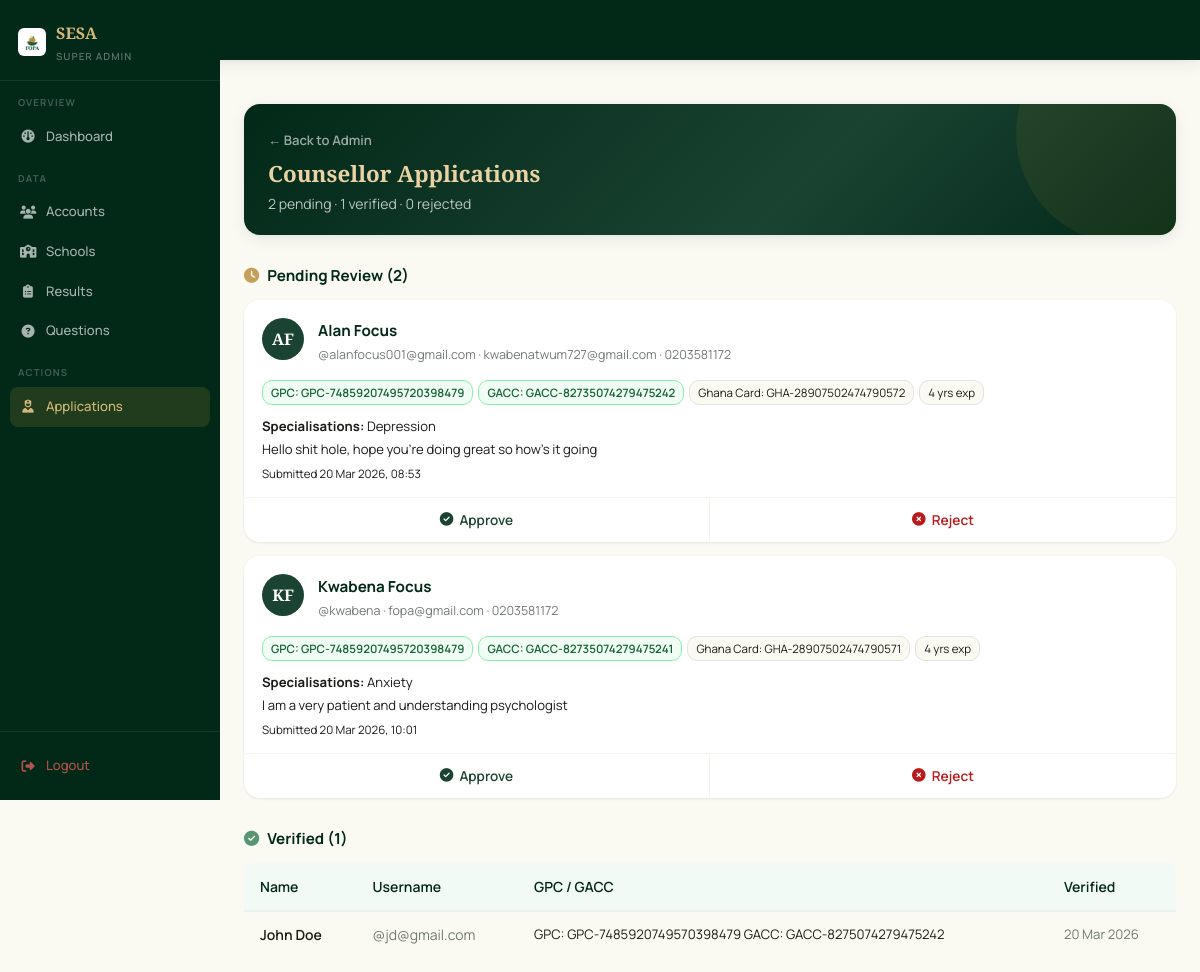
/admin/counsellors (signed in), run on the app's committed database.
### app/models/counsellor_profile.py (models this page shows, shortened)
class CounsellorProfile(db.Model):
    __tablename__ = 'counsellor_profiles'
    id = db.Column(db.Integer, primary_key=True)
    account_id = db.Column(
        db.Integer,
        db.ForeignKey('accounts.id', ondelete='CASCADE'),
        nullable=False,
        unique=True,
        index=True,
    )
    account = db.relationship('Accounts', backref=db.backref('counsellor_profile', uselist=False))
    gpc_number    = db.Column(db.String(50),  nullable=True)   # Ghana Psychology Council
    gacc_number   = db.Column(db.String(50),  nullable=True)   # Ghana Assoc. of Certified Counsellors
    _ghana_card_encrypted = db.Column('ghana_card_number', db.String(500), nullable=True)  # National ID — encrypted
    @property
    def ghana_card_number(self):
        if not self._ghana_card_encrypted:
            return None
        f = _get_fernet()
        if not f:
            return self._ghana_card_encrypted
        try:
            return f.decrypt(self._ghana_card_encrypted.encode()).decode()
        except Exception:
            return self._ghana_card_encrypted
    @ghana_card_number.setter
    def ghana_card_number(self, value):
        if not value:
            self._ghana_card_encrypted = None
            return
        f = _get_fernet()
        if not f:
            self._ghana_card_encrypted = value
            return
        self._ghana_card_encrypted = f.encrypt(value.encode()).decode()
    specialisations = db.Column(db.String(300), nullable=True)  # comma-separated
    bio             = db.Column(db.Text,         nullable=True)
    years_experience = db.Column(db.Integer,     nullable=True)
    photo_url = db.Column(db.String(500), nullable=True)
    verification_status = db.Column(
        db.String(20),
        default='pending',
        nullable=False,
        index=True,
    )  # 'pending' | 'verified' | 'rejected'
    rejection_reason = db.Column(db.Text, nullable=True)
    submitted_at     = db.Column(
        db.DateTime,
        default=lambda: datetime.now(timezone.utc),
        nullable=False,
    )
    verified_at = db.Column(db.DateTime, nullable=True)
    subscription_paid      = db.Column(db.Boolean,  default=False,  nullable=False)
    subscription_expires   = db.Column(db.DateTime, nullable=True)
    paystack_reference     = db.Column(db.String(100), nullable=True)
    payment_date           = db.Column(db.DateTime,    nullable=True)

### app/models/account.py (models this page shows, shortened)
class Accounts(UserMixin, db.Model):
    __tablename__ = 'accounts'
    id = db.Column(db.Integer, primary_key=True)
    fname = db.Column(db.String(100), nullable=False)
    lname = db.Column(db.String(100), nullable=False)
    email = db.Column(db.String(120), unique=True, nullable=True, index=True)
    username = db.Column(db.String(50), unique=True, nullable=False, index=True)
    password = db.Column(db.String(256), nullable=False)
    school_name = db.Column(db.String(200), nullable=True)
    gender = db.Column(db.String(20), nullable=True)
    birthdate = db.Column(db.Date, nullable=True)
    last_login = db.Column(db.DateTime, nullable=True)
    created_at = db.Column(db.DateTime, default=lambda: datetime.now(timezone.utc))
    school_id = db.Column(
        db.Integer,
        db.ForeignKey('school.id', ondelete='CASCADE', name='fk_accounts_school_id'),
        nullable=True,
        index=True
    )
    class_group = db.Column(db.String(50), nullable=True)   # e.g. "Form 2A", "JHS 3B"
    is_admin = db.Column(db.Boolean, default=False, nullable=False)
    is_counsellor = db.Column(db.Boolean, default=False, server_default='0', nullable=False)
    failed_attempts = db.Column(db.Integer, default=0, server_default='0', nullable=False)
    locked_until = db.Column(db.DateTime, nullable=True)  # NULL = not locked
    phone = db.Column(db.String(20), nullable=True)
    consent_given = db.Column(db.Boolean, default=False, nullable=False, server_default='0')
    consent_given_at = db.Column(db.DateTime, nullable=True)
    consent_version = db.Column(db.String(10), nullable=True)  # e.g. 'v1.0'
    test_results = db.relationship(
        'TestResult',
        backref='account',
        lazy='dynamic',
        cascade='all, delete-orphan'
    )
    @property
    def full_name(self):
        return f'{self.fname} {self.lname}'
    @property
    def is_super_admin(self):
        return self.is_admin
    LOCKOUT_THRESHOLD = 5      # failed attempts before lockout
    LOCKOUT_MINUTES   = 15     # minutes locked after threshold reached

### app/routes/admin.py (the view)
@admin_bp.route('/counsellors')
@login_required
@super_admin_required
def counsellor_applications():
    from app.models.counsellor_profile import CounsellorProfile
    pending = (
        db.session.query(CounsellorProfile, Accounts)
        .join(Accounts, Accounts.id == CounsellorProfile.account_id)
        .filter(CounsellorProfile.verification_status == 'pending')
        .order_by(CounsellorProfile.submitted_at.asc())
        .all()
    )
    verified = (
        db.session.query(CounsellorProfile, Accounts)
        .join(Accounts, Accounts.id == CounsellorProfile.account_id)
        .filter(CounsellorProfile.verification_status == 'verified')
        .order_by(CounsellorProfile.verified_at.desc())
        .all()
    )
    rejected = (
        db.session.query(CounsellorProfile, Accounts)
        .join(Accounts, Accounts.id == CounsellorProfile.account_id)
        .filter(CounsellorProfile.verification_status == 'rejected')
        .order_by(CounsellorProfile.submitted_at.desc())
        .all()
    )
    return render_template(
        'admin/counsellor_applications.html',
        pending=pending,
        verified=verified,
        rejected=rejected,
    )

### app/__init__.py (called while the page is built)
def _init_extensions(app: Flask) -> None:
    app.config.setdefault("SQLALCHEMY_ENGINE_OPTIONS", {}).update({
        "pool_pre_ping": True,   # test connection before using it
        "pool_recycle":  300,    # recycle connections every 5 minutes
        "pool_size":     5,      # max persistent connections
        "max_overflow":  2,      # extra connections under load
    })
    db.init_app(app)
    migrate.init_app(app, db)
    csrf.init_app(app)
    login_manager.init_app(app)
    limiter.init_app(app)
    from app.models.account import Accounts
    from app.models.quiz_session import QuizSession  # noqa: F401
    from app.models.counsellor_profile import CounsellorProfile  # noqa: F401
    from app.models.assessment_type import AssessmentType  # noqa: F401
    @login_manager.user_loader
    def load_user(user_id: str):
        return Accounts.query.get(int(user_id))

### app/models/counsellor_profile.py (called while the page is built)
def _get_fernet():
    key = os.environ.get('PHI_ENCRYPTION_KEY', '')
    if not key:
        return None
    return Fernet(key.encode())

### app/templates/admin/counsellor_applications.html (shortened to what this page needs)
{% extends 'base.html' %}
{% block body %}
<aside class="admin-sidebar" id="adminSidebar">
  <div class="admin-sidebar-brand">
    <img src="{{ url_for('static', filename='images/Pofa.png') }}" alt="SESA" style="width:28px; height:28px; border-radius:6px; object-fit:contain;">
    <div>
      <span>SESA</span>
      <small>Super Admin</small>
    </div>
  </div>
  <nav class="admin-nav">
    <div class="admin-nav-section">Overview</div>
    <a href="{{ url_for('admin.dashboard') }}" class="admin-nav-item">
      <i class="fa-solid fa-gauge"></i> Dashboard
    </a>
    <div class="admin-nav-section">Data</div>
    <a href="{{ url_for('admin.dashboard') }}" class="admin-nav-item">
      <i class="fa-solid fa-users"></i> Accounts
    </a>
    <a href="{{ url_for('admin.dashboard') }}" class="admin-nav-item">
      <i class="fa-solid fa-school"></i> Schools
    </a>
    <a href="{{ url_for('admin.dashboard') }}" class="admin-nav-item">
      <i class="fa-solid fa-clipboard-list"></i> Results
    </a>
    <a href="{{ url_for('admin.dashboard') }}" class="admin-nav-item">
      <i class="fa-solid fa-circle-question"></i> Questions
    </a>
    <div class="admin-nav-section">Actions</div>
    <a href="{{ url_for('admin.counsellor_applications') }}" class="admin-nav-item active">
      <i class="fa-solid fa-user-nurse"></i> Applications
    </a>
  </nav>
  <div class="admin-sidebar-footer">
    <a href="{{ url_for('auth.logout') }}" class="admin-nav-item" style="color:rgba(255,100,100,.7);">
      <i class="fa-solid fa-right-from-bracket"></i> Logout
    </a>
  </div>
</aside>
<div class="admin-page-main">
  <div class="page-context" style="margin-bottom: 24px;">
    <a href="{{ url_for('admin.dashboard') }}" class="back-link">← Back to Admin</a>
    <h1>Counsellor Applications</h1>
    <p>{{ pending|length }} pending · {{ verified|length }} verified · {{ rejected|length }} rejected</p>
  </div>
  <div class="section-heading">
    <i class="fa-solid fa-clock" style="color: var(--gold-500);"></i>
    Pending Review ({{ pending|length }})
  </div>
  {% if pending %}
    {% for profile, account in pending %}
    {% set initials = account.fname[0] | upper ~ (account.lname[0] | upper if account.lname else '') %}
    <div class="application-card">
      <div class="application-card-top">
        <div class="application-avatar">{{ initials }}</div>
        <div class="application-card-info">
          <div class="application-card-name">{{ account.full_name }}</div>
          <div class="application-card-meta">@{{ account.username }}{% if account.email %} · {{ account.email }}{% endif %}{% if account.phone %} · {{ account.phone }}{% endif %}</div>
        </div>
      </div>
      <div class="application-card-tags">
        {% if profile.gpc_number %}<span class="tag-green">GPC: {{ profile.gpc_number }}</span>{% endif %}
        {% if profile.gacc_number %}<span class="tag-green">GACC: {{ profile.gacc_number }}</span>{% endif %}
        <span class="tag-gray">Ghana Card: {{ profile.ghana_card_number }}</span>
        <span class="tag-gray">{{ profile.years_experience }} yrs exp</span>
      </div>
      <div class="application-card-body">
        {% if profile.specialisations %}
        <div class="application-card-bio"><strong>Specialisations:</strong> {{ profile.specialisations }}</div>
        {% endif %}
        {% if profile.bio %}
        <div class="application-card-bio">{{ profile.bio }}</div>
        {% endif %}
        <div class="application-card-date">Submitted {{ profile.submitted_at.strftime('%d %b %Y, %H:%M') }}</div>
      </div>
      <div class="application-card-actions">
        <form method="POST" action="{{ url_for('admin.verify_counsellor', profile_id=profile.id) }}">
          <button type="submit" class="action-approve">
            <i class="fa-solid fa-circle-check"></i> Approve
          </button>
        </form>
        <div class="action-reject-wrap">
          <button type="button" class="action-reject-btn" onclick="toggleReject(this)">
            <i class="fa-solid fa-circle-xmark"></i> Reject
          </button>
        </div>
      </div>
    </div>
    {% endfor %}
  {% else %}
  <div class="card" style="padding: 20px; text-align: center; color: var(--gray-500); font-size: 0.88rem; margin-bottom: 24px;">
    No pending applications.
  </div>
  {% endif %}
  <div class="section-heading">
    <i class="fa-solid fa-circle-check" style="color: var(--green-500);"></i>
    Verified ({{ verified|length }})
  </div>
  {% if verified %}
  <div class="table-wrapper" style="margin-bottom: 24px;">
    <table class="table">
      <thead>
        <tr>
          <th>Name</th>
          <th>Username</th>
          <th>GPC / GACC</th>
          <th>Verified</th>
        </tr>
      </thead>
      <tbody>
        {% for profile, account in verified %}
        <tr>
          <td style="font-weight:600;">{{ account.full_name }}</td>
          <td style="color:var(--gray-500);">@{{ account.username }}</td>
          <td style="font-size:0.82rem;">
            {% if profile.gpc_number %}GPC: {{ profile.gpc_number }}{% endif %}
            {% if profile.gacc_number %} GACC: {{ profile.gacc_number }}{% endif %}
          </td>
          <td style="font-size:0.82rem; color:var(--gray-500);">
            {{ profile.verified_at.strftime('%d %b %Y') if profile.verified_at else '—' }}
          </td>
        </tr>
        {% endfor %}
      </tbody>
    </table>
  </div>
  {% else %}
  <div class="card" style="padding: 20px; text-align: center; color: var(--gray-500); font-size: 0.88rem; margin-bottom: 24px;">
    No verified counsellors yet.
  </div>
  {% endif %}
</div>
{% endblock %}

### app/static/css/main.css (style rules this page uses)
:root { --green-900: #022818; --green-800: #022818; --green-700: #1b4332; --green-600: #426652; --green-500: #579672; --green-400: #94d5ad; --green-100: #e8f5ed; --green-50: #f2faf5; --gold-700: #775a19; --gold-500: #c5a059; --gold-400: #d4b87a; --gold-200: #e9d2a3; --gold-100: #f7edd8; --gold-50: #fdf8ef; --ivory: #fafaf3; --white: #ffffff; --surface-low: #f4f4ed; --surface-mid: #eeeee7; --surface-high: #e8e9e2; --gray-900: #1a1c18; --gray-700: #414843; --gray-500: #727973; --gray-300: #c1c8c1; --gray-200: #e3e3dc; --gray-100: #f4f4ed; --red-600: #ba1a1a; --red-100: #ffdad6; --amber-600: #c5a059; --amber-100: #f7edd8; --blue-600: #2563eb; --blue-100: #dbeafe; --radius-sm: 4px; --radius-md: 8px; --radius-lg: 16px; --radius-xl: 24px; --radius-full: 9999px; --shadow-sm: 0 1px 3px rgba(2,40,24,.06), 0 1px 2px rgba(2,40,24,.04); --shadow-md: 0 4px 16px rgba(2,40,24,.08), 0 1px 4px rgba(2,40,24,.04); --shadow-lg: 0 12px 40px rgba(2,40,24,.1), 0 2px 8px rgba(2,40,24,.05); --shadow-xl: 0 20px 50px rgba(2,40,24,.08); --transition: 0.2s cubic-bezier(0.4, 0, 0.2, 1); --font-display: 'Playfair Display', Georgia, serif; --font-body: 'Manrope', system-ui, sans-serif; --navbar-height: 60px; }
*, *::before, *::after { box-sizing: border-box; margin: 0; padding: 0; }
* { -webkit-tap-highlight-color: transparent; }
a, button, .btn, .tab-item, .quiz-option, .test-card, .nav-dropdown a, .guide-nav-item, .crisis-option, .stat-card, .a2hs-btn-install, .a2hs-btn-later, .admin-tab { -webkit-tap-highlight-color: transparent; touch-action: manipulation; }
html { scroll-behavior: smooth; }
body { font-family: var(--font-body); font-size: 15px; line-height: 1.65; color: var(--gray-900); background: var(--ivory); -webkit-font-smoothing: antialiased; overflow-x: hidden; }
html { overflow-x: hidden; max-width: 100%; }
a { color: inherit; text-decoration: none; }
img { max-width: 100%; display: block; }
button, input, select, textarea { font-family: inherit; font-size: inherit; }
.page-context { background: linear-gradient(135deg, var(--green-900) 0%, var(--green-700) 60%, var(--green-800) 100%); border-radius: var(--radius-lg); padding: 24px 24px 20px; margin-top: 20px; margin-bottom: 24px; position: relative; overflow: hidden; box-shadow: var(--shadow-md); }
.page-context::before { content: ''; position: absolute; width: 220px; height: 220px; border-radius: 50%; background: rgba(212, 163, 54, 0.08); top: -80px; right: -60px; pointer-events: none; }
.page-context h1 { font-family: var(--font-display); font-size: 1.4rem; font-weight: 600; color: var(--gold-200); margin-bottom: 4px; line-height: 1.25; white-space: normal; overflow-wrap: break-word; word-break: break-word; position: relative; }
.page-context p { font-size: 0.875rem; color: rgba(255, 255, 255, 0.72); margin: 0; position: relative; }
.page-context a.back-link { display: inline-block; color: rgba(255, 255, 255, 0.6); font-size: 0.82rem; font-weight: 600; margin-bottom: 8px; text-decoration: none; transition: color var(--transition); position: relative; }
.table-wrapper { overflow-x:auto; border-radius:var(--radius-md); }
.table { width:100%; border-collapse:collapse; font-size:0.875rem; }
.table th { background:var(--green-50); color:var(--green-800); font-weight:600; padding:12px 16px; text-align:left; white-space:nowrap; border-bottom:2px solid var(--green-100); }
.table td { padding:11px 16px; border-bottom:1px solid var(--gray-100); vertical-align:middle; }
.table tbody tr:last-child td { border-bottom:none; }

### data on the page
CounsellorProfile: initials "AF", full_name "Alan Focus", username "alanfocus001@gmail.com", email "kwabenatwum727@gmail.com", phone "0203581172", gpc_number "GPC-74859207495720398479", gacc_number "GACC-82735074279475242", ghana_card_number "GHA-28907502474790572", years_experience "4", specialisations "Depression", bio "Hello shit hole, hope you're doing great so how's it going", submitted_at "20 Mar 2026, 08:53"
CounsellorProfile: initials "KF", full_name "Kwabena Focus", username "kwabena", email "fopa@gmail.com", phone "0203581172", gpc_number "GPC-74859207495720398479", gacc_number "GACC-82735074279475241", ghana_card_number "GHA-28907502474790571", years_experience "4", specialisations "Anxiety", bio "I am a very patient and understanding psychologist", submitted_at "20 Mar 2026, 10:01"
CounsellorProfile: full_name "John Doe", username "jd@gmail.com", gpc_number "GPC-7485920749570398479", gacc_number "GACC-8275074279475242", verified_at "20 Mar 2026"

### other printed values
{{ pending|length }} "2"
{{ verified|length }} "1"
{{ rejected|length }} "0"
